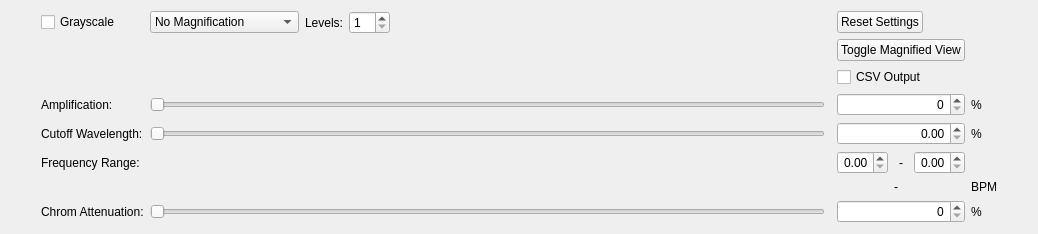
<?xml version="1.0" encoding="UTF-8"?>
<ui version="4.0">
 <class>MagnifyOptions</class>
 <widget class="QWidget" name="MagnifyOptions">
  <property name="geometry">
   <rect>
    <x>0</x>
    <y>0</y>
    <width>1038</width>
    <height>201</height>
   </rect>
  </property>
  <property name="sizePolicy">
   <sizepolicy hsizetype="Minimum" vsizetype="Maximum">
    <horstretch>0</horstretch>
    <verstretch>0</verstretch>
   </sizepolicy>
  </property>
  <property name="minimumSize">
   <size>
    <width>0</width>
    <height>0</height>
   </size>
  </property>
  <property name="windowTitle">
   <string>Form</string>
  </property>
  <layout class="QGridLayout" name="gridLayout_2">
   <item row="5" column="7">
    <widget class="QLabel" name="DoubleSliderValLabel">
     <property name="text">
      <string/>
     </property>
    </widget>
   </item>
   <item row="5" column="0">
    <spacer name="horizontalSpacer_3">
     <property name="orientation">
      <enum>Qt::Horizontal</enum>
     </property>
     <property name="sizeType">
      <enum>QSizePolicy::Maximum</enum>
     </property>
     <property name="sizeHint" stdset="0">
      <size>
       <width>30</width>
       <height>0</height>
      </size>
     </property>
    </spacer>
   </item>
   <item row="3" column="7">
    <widget class="QLabel" name="AmplificationValLabel">
     <property name="text">
      <string>%</string>
     </property>
    </widget>
   </item>
   <item row="5" column="1">
    <widget class="QLabel" name="DoubleSliderLabel">
     <property name="toolTip">
      <string>&lt;html&gt;&lt;head/&gt;&lt;body&gt;&lt;p&gt;&lt;span style=&quot; font-weight:600;&quot;&gt;Frequency Range&lt;/span&gt;&lt;/p&gt;&lt;p&gt;Upper and lower cutoff value for temporal frequency filter. Low values amplify slow movements, high values amplify fast movements.&lt;/p&gt;&lt;/body&gt;&lt;/html&gt;</string>
     </property>
     <property name="whatsThis">
      <string>&lt;html&gt;&lt;head/&gt;&lt;body&gt;&lt;p&gt;&lt;span style=&quot; font-weight:600;&quot;&gt;Frequency Range&lt;/span&gt;&lt;/p&gt;&lt;p&gt;Upper and lower cutoff value for temporal frequency filter. Low values amplify slow movements, high values amplify fast movements.&lt;/p&gt;&lt;/body&gt;&lt;/html&gt;</string>
     </property>
     <property name="text">
      <string>Frequency Range:</string>
     </property>
    </widget>
   </item>
   <item row="6" column="7">
    <widget class="QLabel" name="BpmLabel">
     <property name="text">
      <string>BPM</string>
     </property>
    </widget>
   </item>
   <item row="3" column="1">
    <widget class="QLabel" name="AmplificationLabel">
     <property name="toolTip">
      <string>&lt;html&gt;&lt;head/&gt;&lt;body&gt;&lt;p&gt;&lt;span style=&quot; font-weight:600;&quot;&gt;Amplification factor &lt;/span&gt;&lt;/p&gt;&lt;p&gt;The higher the factor, the more movements are amplified. Reduce Amplification or enhance Cutoff Wavelength to reduce noise.&lt;/p&gt;&lt;/body&gt;&lt;/html&gt;</string>
     </property>
     <property name="toolTipDuration">
      <number>-1</number>
     </property>
     <property name="whatsThis">
      <string>&lt;html&gt;&lt;head/&gt;&lt;body&gt;&lt;p&gt;&lt;span style=&quot; font-weight:600;&quot;&gt;Amplification factor &lt;/span&gt;&lt;/p&gt;&lt;p&gt;The higher the factor, the more movements are amplified. Reduce Amplification or enhance Cutoff Wavelength to reduce noise.&lt;/p&gt;&lt;/body&gt;&lt;/html&gt;</string>
     </property>
     <property name="text">
      <string>Amplification:</string>
     </property>
    </widget>
   </item>
   <item row="6" column="5">
    <widget class="QLabel" name="BpmSpacer">
     <property name="text">
      <string>-</string>
     </property>
    </widget>
   </item>
   <item row="5" column="2">
    <layout class="QHBoxLayout" name="doubleSliderField"/>
   </item>
   <item row="3" column="2">
    <widget class="QSlider" name="AmplificationSlider">
     <property name="maximum">
      <number>200</number>
     </property>
     <property name="orientation">
      <enum>Qt::Horizontal</enum>
     </property>
    </widget>
   </item>
   <item row="5" column="6">
    <widget class="QDoubleSpinBox" name="COHighDoubleSpinBox">
     <property name="sizePolicy">
      <sizepolicy hsizetype="Maximum" vsizetype="Fixed">
       <horstretch>0</horstretch>
       <verstretch>0</verstretch>
      </sizepolicy>
     </property>
     <property name="alignment">
      <set>Qt::AlignRight|Qt::AlignTrailing|Qt::AlignVCenter</set>
     </property>
     <property name="minimum">
      <double>0.000000000000000</double>
     </property>
     <property name="maximum">
      <double>2.000000000000000</double>
     </property>
     <property name="singleStep">
      <double>0.010000000000000</double>
     </property>
    </widget>
   </item>
   <item row="5" column="5">
    <widget class="QLabel" name="HzSpacer">
     <property name="text">
      <string>-</string>
     </property>
     <property name="alignment">
      <set>Qt::AlignCenter</set>
     </property>
    </widget>
   </item>
   <item row="4" column="1">
    <widget class="QLabel" name="COWavelengthLabel">
     <property name="toolTip">
      <string>&lt;html&gt;&lt;head/&gt;&lt;body&gt;&lt;p&gt;&lt;span style=&quot; font-weight:600;&quot;&gt;Cutoff Wavelength&lt;/span&gt;&lt;/p&gt;&lt;p&gt;The higher the value, the less noise and small/short movements are amplified.&lt;/p&gt;&lt;/body&gt;&lt;/html&gt;</string>
     </property>
     <property name="whatsThis">
      <string>&lt;html&gt;&lt;head/&gt;&lt;body&gt;&lt;p&gt;&lt;span style=&quot; font-weight:600;&quot;&gt;Cutoff Wavelength&lt;/span&gt;&lt;/p&gt;&lt;p&gt;The higher the value, the less noise and small/short movements are amplified.&lt;/p&gt;&lt;/body&gt;&lt;/html&gt;</string>
     </property>
     <property name="text">
      <string>Cutoff Wavelength:</string>
     </property>
    </widget>
   </item>
   <item row="7" column="1">
    <widget class="QLabel" name="ChromLabel">
     <property name="toolTip">
      <string>&lt;html&gt;&lt;head/&gt;&lt;body&gt;&lt;p&gt;&lt;span style=&quot; font-weight:600;&quot;&gt;Chrom Attenuation&lt;/span&gt;&lt;/p&gt;&lt;p&gt;Chrominance channel magnification. The higher the value, the more colorful the movements.&lt;/p&gt;&lt;/body&gt;&lt;/html&gt;</string>
     </property>
     <property name="whatsThis">
      <string>&lt;html&gt;&lt;head/&gt;&lt;body&gt;&lt;p&gt;&lt;span style=&quot; font-weight:600;&quot;&gt;Chrom Attenuation&lt;/span&gt;&lt;/p&gt;&lt;p&gt;Chrominance channel magnification. The higher the value, the more colorful the movements.&lt;/p&gt;&lt;/body&gt;&lt;/html&gt;</string>
     </property>
     <property name="text">
      <string>Chrom Attenuation:</string>
     </property>
    </widget>
   </item>
   <item row="5" column="4">
    <widget class="QDoubleSpinBox" name="COLowDoubleSpinBox">
     <property name="sizePolicy">
      <sizepolicy hsizetype="Maximum" vsizetype="Fixed">
       <horstretch>0</horstretch>
       <verstretch>0</verstretch>
      </sizepolicy>
     </property>
     <property name="alignment">
      <set>Qt::AlignRight|Qt::AlignTrailing|Qt::AlignVCenter</set>
     </property>
     <property name="maximum">
      <double>2.000000000000000</double>
     </property>
     <property name="singleStep">
      <double>0.010000000000000</double>
     </property>
    </widget>
   </item>
   <item row="6" column="4">
    <widget class="QLabel" name="loBpm">
     <property name="text">
      <string/>
     </property>
     <property name="alignment">
      <set>Qt::AlignCenter</set>
     </property>
    </widget>
   </item>
   <item row="5" column="8">
    <spacer name="horizontalSpacer_2">
     <property name="orientation">
      <enum>Qt::Horizontal</enum>
     </property>
     <property name="sizeType">
      <enum>QSizePolicy::Maximum</enum>
     </property>
     <property name="sizeHint" stdset="0">
      <size>
       <width>30</width>
       <height>0</height>
      </size>
     </property>
    </spacer>
   </item>
   <item row="0" column="1">
    <widget class="QCheckBox" name="grayscaleCheckBox">
     <property name="sizePolicy">
      <sizepolicy hsizetype="Maximum" vsizetype="Fixed">
       <horstretch>0</horstretch>
       <verstretch>0</verstretch>
      </sizepolicy>
     </property>
     <property name="toolTip">
      <string>&lt;html&gt;&lt;head/&gt;&lt;body&gt;&lt;p&gt;Converts images in grayscale before processing. Speeds up processing.&lt;/p&gt;&lt;/body&gt;&lt;/html&gt;</string>
     </property>
     <property name="whatsThis">
      <string>&lt;html&gt;&lt;head/&gt;&lt;body&gt;&lt;p&gt;&lt;span style=&quot; color:#000000;&quot;&gt;Converts images in grayscale before processing. Speeds up processing.&lt;/span&gt;&lt;/p&gt;&lt;/body&gt;&lt;/html&gt;</string>
     </property>
     <property name="text">
      <string>Grayscale</string>
     </property>
    </widget>
   </item>
   <item row="4" column="4" colspan="3">
    <widget class="QDoubleSpinBox" name="COWavelengthSpinBox">
     <property name="alignment">
      <set>Qt::AlignRight|Qt::AlignTrailing|Qt::AlignVCenter</set>
     </property>
     <property name="maximum">
      <double>100.000000000000000</double>
     </property>
    </widget>
   </item>
   <item row="4" column="2">
    <widget class="QSlider" name="COWavelengthSlider">
     <property name="maximum">
      <number>1000</number>
     </property>
     <property name="orientation">
      <enum>Qt::Horizontal</enum>
     </property>
    </widget>
   </item>
   <item row="7" column="4" colspan="3">
    <widget class="QSpinBox" name="ChromSpinBox">
     <property name="sizePolicy">
      <sizepolicy hsizetype="Minimum" vsizetype="Fixed">
       <horstretch>0</horstretch>
       <verstretch>0</verstretch>
      </sizepolicy>
     </property>
     <property name="alignment">
      <set>Qt::AlignRight|Qt::AlignTrailing|Qt::AlignVCenter</set>
     </property>
     <property name="maximum">
      <number>100</number>
     </property>
    </widget>
   </item>
   <item row="0" column="2" colspan="2">
    <layout class="QHBoxLayout" name="horizontalLayout">
     <item>
      <widget class="QComboBox" name="MagnifcationtypeComboBox">
       <property name="sizePolicy">
        <sizepolicy hsizetype="Maximum" vsizetype="Fixed">
         <horstretch>0</horstretch>
         <verstretch>0</verstretch>
        </sizepolicy>
       </property>
       <property name="currentIndex">
        <number>0</number>
       </property>
       <item>
        <property name="text">
         <string>No Magnification</string>
        </property>
       </item>
       <item>
        <property name="text">
         <string>Color Magnification</string>
        </property>
       </item>
       <item>
        <property name="text">
         <string>Laplace Magnification</string>
        </property>
       </item>
       <item>
        <property name="text">
         <string>Riesz Magnification</string>
        </property>
       </item>
      </widget>
     </item>
     <item>
      <widget class="QLabel" name="LevelsLabel">
       <property name="toolTip">
        <string>&lt;html&gt;&lt;head/&gt;&lt;body&gt;&lt;p&gt;Number of levels of spatial filter (image pyramid).&lt;ul&gt;&lt;li&gt;&lt;b&gt;Color Magnification:&lt;/b&gt;The higher the level, the faster the algorithm, the worse the precision of the measured signal. If level too low, the amplified signal is too low.&lt;/li&gt;&lt;li&gt;&lt;b&gt;Motion Magnification:&lt;/b&gt;The higher the level, the more big movements are amplified, so the less little movements are amplified.&lt;/li&gt;&lt;/ul&gt;&lt;/p&gt;&lt;/body&gt;&lt;/html&gt;</string>
       </property>
       <property name="whatsThis">
        <string>&lt;html&gt;&lt;head/&gt;&lt;body&gt;&lt;p&gt;&lt;span style=&quot; color:#000000;&quot;&gt;Number of levels of spatial filter (image pyramid).&lt;/span&gt;&lt;/p&gt;&lt;/body&gt;&lt;/html&gt;</string>
       </property>
       <property name="text">
        <string>Levels:</string>
       </property>
      </widget>
     </item>
     <item>
      <widget class="QSpinBox" name="LevelsSpinBox">
       <property name="sizePolicy">
        <sizepolicy hsizetype="Maximum" vsizetype="Fixed">
         <horstretch>0</horstretch>
         <verstretch>0</verstretch>
        </sizepolicy>
       </property>
       <property name="whatsThis">
        <string>&lt;html&gt;&lt;head/&gt;&lt;body&gt;&lt;p&gt;Number of levels of spatial filter (image pyramid).&lt;/p&gt;&lt;ul style=&quot;margin-top: 0px; margin-bottom: 0px; margin-left: 0px; margin-right: 0px; -qt-list-indent: 1;&quot;&gt;&lt;li style=&quot; margin-top:12px; margin-bottom:0px; margin-left:0px; margin-right:0px; -qt-block-indent:0; text-indent:0px;&quot;&gt;Motion: The higher the value, the slower the processing, the less noise and fast/small movements&lt;/li&gt;&lt;li style=&quot; margin-top:0px; margin-bottom:12px; margin-left:0px; margin-right:0px; -qt-block-indent:0; text-indent:0px;&quot;&gt;Color: The higher the value, the faster the processing, the more artifacts you get&lt;/li&gt;&lt;/ul&gt;&lt;/body&gt;&lt;/html&gt;</string>
       </property>
       <property name="minimum">
        <number>1</number>
       </property>
       <property name="maximum">
        <number>10</number>
       </property>
      </widget>
     </item>
     <item>
      <spacer name="horizontalSpacer">
       <property name="orientation">
        <enum>Qt::Horizontal</enum>
       </property>
       <property name="sizeHint" stdset="0">
        <size>
         <width>40</width>
         <height>20</height>
        </size>
       </property>
      </spacer>
     </item>
    </layout>
   </item>
   <item row="7" column="7">
    <widget class="QLabel" name="ChromValLabel">
     <property name="text">
      <string>%</string>
     </property>
    </widget>
   </item>
   <item row="1" column="2">
    <spacer name="verticalSpacer">
     <property name="orientation">
      <enum>Qt::Vertical</enum>
     </property>
     <property name="sizeHint" stdset="0">
      <size>
       <width>20</width>
       <height>40</height>
      </size>
     </property>
    </spacer>
   </item>
   <item row="4" column="7">
    <widget class="QLabel" name="COWavelengthValLabel">
     <property name="text">
      <string>%</string>
     </property>
    </widget>
   </item>
   <item row="6" column="6">
    <widget class="QLabel" name="hiBpm">
     <property name="text">
      <string/>
     </property>
     <property name="alignment">
      <set>Qt::AlignCenter</set>
     </property>
    </widget>
   </item>
   <item row="7" column="2">
    <widget class="QSlider" name="ChromSlider">
     <property name="maximum">
      <number>100</number>
     </property>
     <property name="orientation">
      <enum>Qt::Horizontal</enum>
     </property>
     <property name="invertedAppearance">
      <bool>false</bool>
     </property>
    </widget>
   </item>
   <item row="3" column="4" colspan="3">
    <widget class="QSpinBox" name="AmplificationSpinBox">
     <property name="sizePolicy">
      <sizepolicy hsizetype="Minimum" vsizetype="Fixed">
       <horstretch>0</horstretch>
       <verstretch>0</verstretch>
      </sizepolicy>
     </property>
     <property name="alignment">
      <set>Qt::AlignRight|Qt::AlignTrailing|Qt::AlignVCenter</set>
     </property>
     <property name="maximum">
      <number>200</number>
     </property>
    </widget>
   </item>
   <item row="0" column="4" rowspan="2" colspan="3">
    <layout class="QVBoxLayout" name="verticalLayout">
     <item>
      <widget class="QPushButton" name="resetButton">
       <property name="sizePolicy">
        <sizepolicy hsizetype="Maximum" vsizetype="Fixed">
         <horstretch>0</horstretch>
         <verstretch>0</verstretch>
        </sizepolicy>
       </property>
       <property name="layoutDirection">
        <enum>Qt::LeftToRight</enum>
       </property>
       <property name="autoFillBackground">
        <bool>false</bool>
       </property>
       <property name="text">
        <string>Reset Settings</string>
       </property>
      </widget>
     </item>
     <item>
      <widget class="QPushButton" name="MagnifiedOrContours">
       <property name="text">
        <string>Toggle Magnified View</string>
       </property>
      </widget>
     </item>
     <item>
      <widget class="QCheckBox" name="CSVOutput">
       <property name="text">
        <string>CSV Output</string>
       </property>
      </widget>
     </item>
    </layout>
   </item>
  </layout>
 </widget>
 <resources/>
 <connections>
  <connection>
   <sender>AmplificationSlider</sender>
   <signal>valueChanged(int)</signal>
   <receiver>AmplificationSpinBox</receiver>
   <slot>setValue(int)</slot>
   <hints>
    <hint type="sourcelabel">
     <x>397</x>
     <y>62</y>
    </hint>
    <hint type="destinationlabel">
     <x>511</x>
     <y>68</y>
    </hint>
   </hints>
  </connection>
  <connection>
   <sender>AmplificationSpinBox</sender>
   <signal>valueChanged(int)</signal>
   <receiver>AmplificationSlider</receiver>
   <slot>setValue(int)</slot>
   <hints>
    <hint type="sourcelabel">
     <x>511</x>
     <y>68</y>
    </hint>
    <hint type="destinationlabel">
     <x>397</x>
     <y>62</y>
    </hint>
   </hints>
  </connection>
  <connection>
   <sender>ChromSpinBox</sender>
   <signal>valueChanged(int)</signal>
   <receiver>ChromSlider</receiver>
   <slot>setValue(int)</slot>
   <hints>
    <hint type="sourcelabel">
     <x>455</x>
     <y>187</y>
    </hint>
    <hint type="destinationlabel">
     <x>283</x>
     <y>186</y>
    </hint>
   </hints>
  </connection>
  <connection>
   <sender>ChromSlider</sender>
   <signal>valueChanged(int)</signal>
   <receiver>ChromSpinBox</receiver>
   <slot>setValue(int)</slot>
   <hints>
    <hint type="sourcelabel">
     <x>283</x>
     <y>186</y>
    </hint>
    <hint type="destinationlabel">
     <x>455</x>
     <y>187</y>
    </hint>
   </hints>
  </connection>
 </connections>
</ui>
